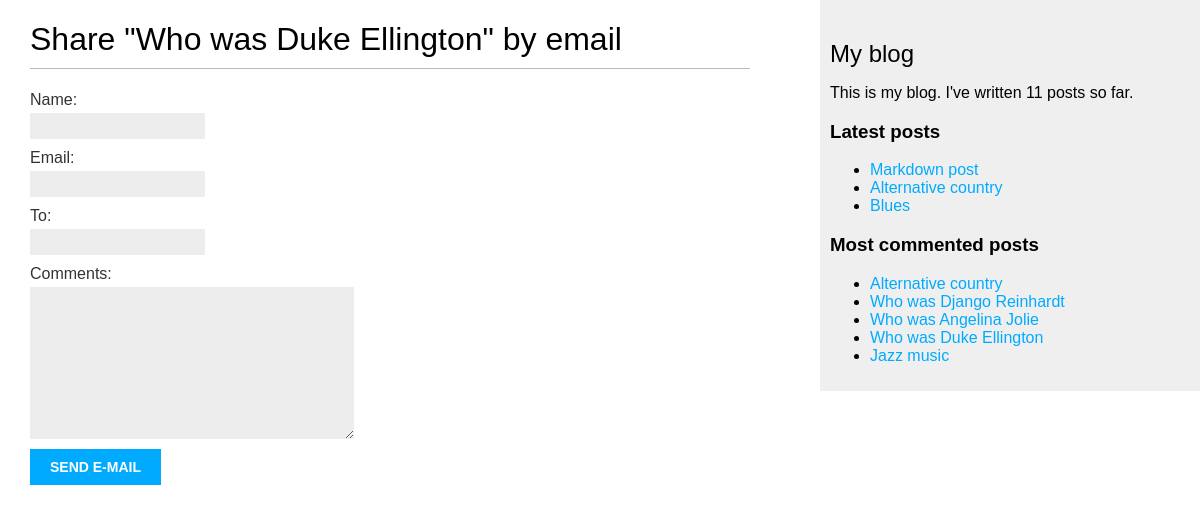
/blog/5/share/, run on the app's committed database.
### blog/models.py (models this page shows, shortened)
class Post(models.Model):
    class Status(models.TextChoices):
        DRAFT = 'DF', 'Draft'
        PUBLISHED = 'PB', 'Published'
    title = models.CharField(max_length=250)
    slug = models.SlugField(max_length=250, unique_for_date='publish')
    author = models.ForeignKey(User, on_delete=models.CASCADE, related_name='blog_posts')
    body = models.TextField()
    publish = models.DateTimeField(default=timezone.now)
    created = models.DateTimeField(auto_now_add=True)
    updated = models.DateTimeField(auto_now=True)
    status = models.CharField(max_length=2, choices=Status.choices, default=Status.DRAFT)
    objects = models.Manager()
    published = PublishedManager()
    tags = TaggableManager()
    class Meta:
        ordering = ['-publish']
        indexes = [
            models.Index(fields=['-publish']),
        ]
    def get_absolute_url(self):
        return reverse(viewname='blog:post_detail',
                       args=[
                           self.publish.year,
                           self.publish.month,
                           self.publish.day,
                           self.slug
                       ])

### blog/views.py (the view)
# urls.py: path("<int:post_pk>/share/", views.post_share, name="post_share"),
def post_share(request, post_pk):
    post = get_object_or_404(Post,
                             pk=post_pk,
                             status=Post.Status.PUBLISHED)
    sent = False
    if request.method == 'POST':
        form = EmailPostForm(request.POST)
        if form.is_valid():
            cd = form.cleaned_data
            post_url = request.build_absolute_uri(post.get_absolute_url())
            subject = f"{cd['name']} recommends you read {post.title}"
            message = f"Read {post.title} at {post_url}\n\n{cd['name']}\' comments: {cd['comments']}"
            send_mail(
                subject=subject,
                message=message,
                from_email='btimur.mail@gmail.com',
                recipient_list=[cd['to']]
            )
            sent = True
    else:
        form = EmailPostForm()
    context = {
        "post": post,
        "form": form,
        'sent': sent
    }
    return render(request=request,
                  template_name="blog/post/share.html",
                  context=context)

### blog/forms.py
class EmailPostForm(forms.Form):
    name = forms.CharField(max_length=25)
    email = forms.EmailField()
    to = forms.EmailField()
    comments = forms.CharField(widget=forms.Textarea, required=False)

### blog/models.py (called while the page is built)
    def get_queryset(self):
        return super().get_queryset().filter(status=Post.Status.PUBLISHED)

### blog/templatetags/blog_tags.py (called while the page is built)
@register.simple_tag
def total_posts():
    return Post.published.count()

@register.inclusion_tag('blog/post/latest_posts.html')
def show_latest_posts(count=5):
    latest_posts = Post.published.order_by('-publish')[:count]
    return {'latest_posts': latest_posts}

@register.simple_tag
def get_most_commented_posts(count=5):
    return Post.published.annotate(total_comments=Count('comments')).order_by('-total_comments')[:count]

### blog/templates/blog/post/share.html (shortened to what this page needs)
{% extends 'blog/base.html' %}
{% block content %}
{% if sent %}
<h1>E-mail successfully sent</h1>
<p>
    "{{ post.title }}" was successfully sent to "{{ form.cleaned_data.to }}".
</p>
{% else %}
<h1>Share "{{ post.title }}" by email</h1>
<form method="post">
    {{ form.as_p }}
    <input type="submit" value="Send e-mail">
</form>
{% endif %}
{% endblock %}

### blog/templates/blog/base.html (shortened to what this page needs)
{% load blog_tags %}
{% load static %}
<!DOCTYPE html>
<html lang="en">
<head>
    <link rel="stylesheet" href="{% static 'css/blog.css' %}">
</head>
<body>
    <div id="content">
        {% block content %}{% endblock %}
    </div>
    <div id="sidebar">
        <h2>My blog</h2>
        <p>
            This is my blog.
            I've written {% total_posts %} posts so far.
        </p>
        <h3>Latest posts</h3>
        {% show_latest_posts 3 %}
        <h3>Most commented posts</h3>
        {% get_most_commented_posts as most_commented_posts %}
        <ul>
            {% for post in most_commented_posts %}
            <li>
                <a href="{{ post.get_absolute_url }}">{{ post.title }}</a>
            </li>
            {% endfor %}
        </ul>
    </div>
</body>
</html>

### blog/templates/blog/post/latest_posts.html
<ul>
    {% for post in latest_posts %}
    <li>
        <a href="{{ post.get_absolute_url }}">{{ post.title }}</a>
    </li>
    {% endfor %}
</ul>

### blog/static/css/blog.css (style rules this page uses)
body { margin:0; padding:0; font-family:helvetica, sans-serif; }
a { color:#00abff; text-decoration:none; }
h1 { font-weight:normal; border-bottom:1px solid #bbb; padding:0 0 10px 0; }
h2 { font-weight:normal; margin:30px 0 0; }
#content { float:left; width:60%; padding:0 0 0 30px; }
#sidebar { float:right; width:30%; padding:10px; background:#efefef; height:100%; }
label { float:left; clear:both; color:#333; margin-bottom:4px; }
input, textarea { clear:both; float:left; margin:0 0 10px; background:#ededed; border:0; padding:6px 10px; font-size:12px; }
input[type=submit] { font-weight:bold; background:#00abff; color:#fff; padding:10px 20px; font-size:14px; text-transform:uppercase; }

### data on the page
Post: title "Who was Duke Ellington"
Post: title "Markdown post"
Post: title "Alternative country"
Post: title "Blues"
Post: title "Who was Django Reinhardt"
Post: title "Who was Angelina Jolie"
Post: title "Jazz music"
